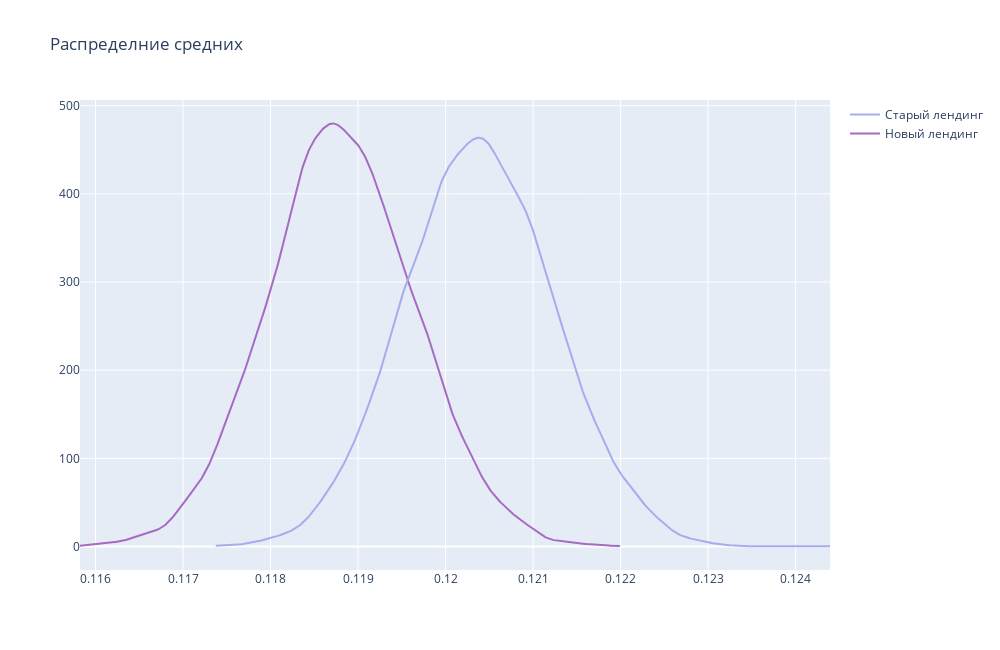

Notebook source saved alongside this figure:
### Code cell
hist_data = [boot_1d.new_page, boot_1d.old_page]

group_labels = ['Новый лендинг', 'Старый лендинг']
colors = ['#A56CC1', '#A6ACEC']

fig = ff.create_distplot(hist_data, group_labels, colors=colors, show_hist=False, bin_size=.01, show_rug=False)

fig.update_layout(height=650, width=1000, title_text='Распределние средних')
fig.show()

### Figure 1 — Plotly figure (JSON) as saved in the notebook; plotly's stock layout.template omitted (floating-point values rounded to 4 significant figures; data arrays with more than 128 entries replaced by an {"elided": "..."} marker saying what was removed)
{"data": [{"legendgroup": "Новый лендинг", "marker": {"color": "#A56CC1"}, "mode": "lines", "name": "Новый лендинг", "showlegend": true, "type": "scatter", "x": {"elided": "500 float values"}, "xaxis": "x", "y": {"elided": "500 float values"}, "yaxis": "y"}, {"legendgroup": "Старый лендинг", "marker": {"color": "#A6ACEC"}, "mode": "lines", "name": "Старый лендинг", "showlegend": true, "type": "scatter", "x": {"elided": "500 float values"}, "xaxis": "x", "y": {"elided": "500 float values"}, "yaxis": "y"}], "layout": {"barmode": "overlay", "height": 650, "hovermode": "closest", "legend": {"traceorder": "reversed"}, "title": {"text": "Распределние средних"}, "width": 1000, "xaxis": {"anchor": "y2", "autorange": true, "domain": [0, 1], "range": [0.1158, 0.1244], "type": "linear", "zeroline": false}, "yaxis": {"anchor": "free", "autorange": true, "domain": [0, 1], "position": 0, "range": [-26.65, 506.5], "type": "linear"}}}
